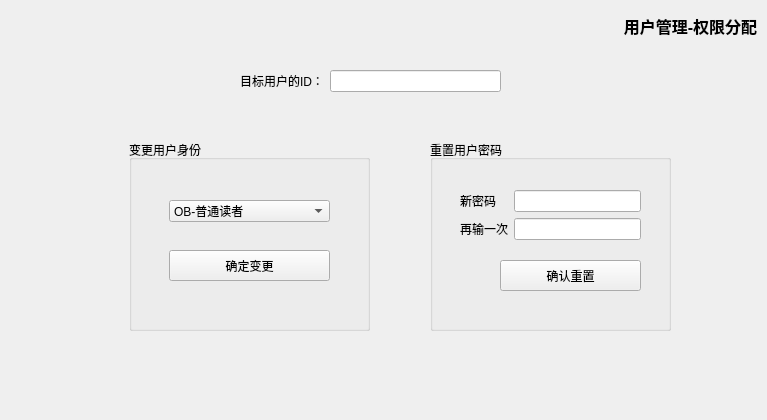
<?xml version="1.0" encoding="UTF-8"?>
<ui version="4.0">
    <class>UserPermissionForm</class>
    <widget class="QWidget" name="UserPermissionForm">
        <property name="geometry">
            <rect>
                <x>0</x>
                <y>0</y>
                <width>767</width>
                <height>420</height>
            </rect>
        </property>
        <property name="windowTitle">
            <string>Form</string>
        </property>
        <widget class="QLabel" name="labelTitleAllocatePermissions">
            <property name="geometry">
                <rect>
                    <x>620</x>
                    <y>10</y>
                    <width>141</width>
                    <height>31</height>
                </rect>
            </property>
            <property name="font">
                <font>
                    <pointsize>12</pointsize>
                    <bold>true</bold>
                </font>
            </property>
            <property name="text">
                <string>用户管理-权限分配</string>
            </property>
            <property name="alignment">
                <set>Qt::AlignmentFlag::AlignCenter</set>
            </property>
        </widget>
        <widget class="QWidget" name="layoutWidget">
            <property name="geometry">
                <rect>
                    <x>240</x>
                    <y>70</y>
                    <width>261</width>
                    <height>24</height>
                </rect>
            </property>
            <layout class="QFormLayout" name="formLayout_5">
                <item row="0" column="0">
                    <widget class="QLabel" name="labelTabAllocatePermissionsUserId">
                        <property name="text">
                            <string>目标用户的ID：</string>
                        </property>
                        <property name="alignment">
                            <set>Qt::AlignmentFlag::AlignCenter</set>
                        </property>
                    </widget>
                </item>
                <item row="0" column="1">
                    <widget class="QLineEdit" name="lineEditTabAllocatePermissionsUserId">
                        <property name="maxLength">
                            <number>6</number>
                        </property>
                    </widget>
                </item>
            </layout>
        </widget>
        <widget class="QGroupBox" name="groupBoxTabAllocatePermissionsResetPwd">
            <property name="geometry">
                <rect>
                    <x>430</x>
                    <y>140</y>
                    <width>241</width>
                    <height>191</height>
                </rect>
            </property>
            <property name="title">
                <string>重置用户密码</string>
            </property>
            <widget class="QPushButton" name="pBtnAllocateAllocatePermissionsResetPwd">
                <property name="geometry">
                    <rect>
                        <x>70</x>
                        <y>120</y>
                        <width>141</width>
                        <height>31</height>
                    </rect>
                </property>
                <property name="text">
                    <string>确认重置</string>
                </property>
            </widget>
            <widget class="QWidget" name="formLayoutWidget_6">
                <property name="geometry">
                    <rect>
                        <x>30</x>
                        <y>50</y>
                        <width>181</width>
                        <height>50</height>
                    </rect>
                </property>
                <layout class="QFormLayout" name="formLayout_6">
                    <item row="0" column="0">
                        <widget class="QLabel" name="labelTabAllocatePermissionsResetPwd1">
                            <property name="text">
                                <string>新密码</string>
                            </property>
                        </widget>
                    </item>
                    <item row="0" column="1">
                        <widget class="QLineEdit" name="lineEditTabAllocatePermissionsResetPwd1">
                            <property name="maxLength">
                                <number>12</number>
                            </property>
                            <property name="echoMode">
                                <enum>QLineEdit::EchoMode::Password</enum>
                            </property>
                        </widget>
                    </item>
                    <item row="1" column="0">
                        <widget class="QLabel" name="labelTabAllocatePermissionsResetPwd2">
                            <property name="text">
                                <string>再输一次</string>
                            </property>
                        </widget>
                    </item>
                    <item row="1" column="1">
                        <widget class="QLineEdit" name="lineEditTabAllocatePermissionsResetPwd2">
                            <property name="maxLength">
                                <number>12</number>
                            </property>
                            <property name="echoMode">
                                <enum>QLineEdit::EchoMode::Password</enum>
                            </property>
                        </widget>
                    </item>
                </layout>
            </widget>
        </widget>
        <widget class="QGroupBox" name="groupBoxTabAllocatePermissionsChUserType">
            <property name="geometry">
                <rect>
                    <x>129</x>
                    <y>140</y>
                    <width>241</width>
                    <height>191</height>
                </rect>
            </property>
            <property name="title">
                <string>变更用户身份</string>
            </property>
            <widget class="QComboBox" name="comboBoxTabAllocatePermissionsUserType">
                <property name="geometry">
                    <rect>
                        <x>40</x>
                        <y>60</y>
                        <width>161</width>
                        <height>22</height>
                    </rect>
                </property>
                <item>
                    <property name="text">
                        <string>OB-普通读者</string>
                    </property>
                </item>
                <item>
                    <property name="text">
                        <string>FB-教职员读者</string>
                    </property>
                </item>
                <item>
                    <property name="text">
                        <string>LA-图书管理员</string>
                    </property>
                </item>
                <item>
                    <property name="text">
                        <string>UA-用户管理员</string>
                    </property>
                </item>
                <item>
                    <property name="text">
                        <string>SA-系统管理员</string>
                    </property>
                </item>
                <item>
                    <property name="text">
                        <string>DS-冻结状态</string>
                    </property>
                </item>
            </widget>
            <widget class="QPushButton" name="pBtnAllocateAllocatePermissionsUserType">
                <property name="geometry">
                    <rect>
                        <x>40</x>
                        <y>110</y>
                        <width>161</width>
                        <height>31</height>
                    </rect>
                </property>
                <property name="text">
                    <string>确定变更</string>
                </property>
            </widget>
        </widget>
    </widget>
    <resources/>
    <connections/>
</ui>
